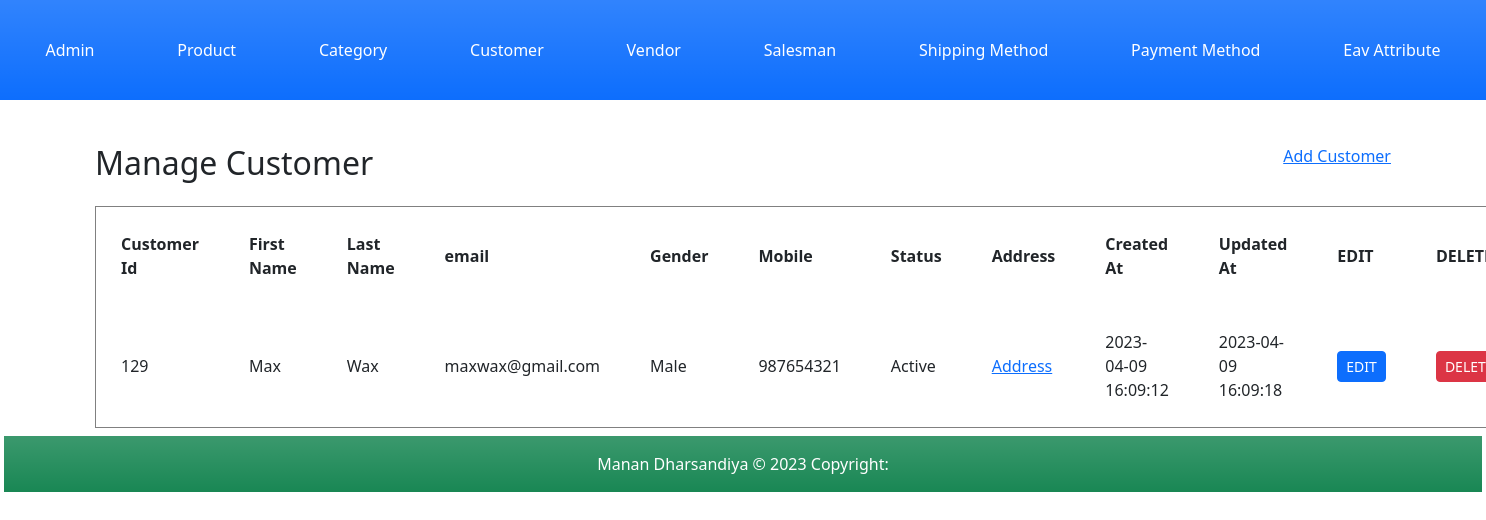
/index.php?c=customer&a=grid, run on the app's committed database.
### tables this page shows
CREATE TABLE `customer` (
  `customer_id` int(11) NOT NULL,
  `first_name` varchar(255) NOT NULL,
  `last_name` varchar(255) NOT NULL,
  `email` varchar(255) NOT NULL,
  `gender` enum('1','2') NOT NULL,
  `mobile` int(10) NOT NULL,
  `status` enum('1','2') NOT NULL,
  `created_at` datetime NOT NULL,
  `updated_at` datetime DEFAULT NULL
);

### Block/Core/Template.php (called while the page is built, shortened)
<?php
class Block_Core_Template extends Model_Core_View
{
	protected $children =  [];
	public function getChildren()
	{
		return $this->children;
	}
	public function addChild($key, $value)
	{
		$this->children[$key] = $value;
		return $this;
	}
}
?>

### Model/Core/View.php (called while the page is built, shortened)
<?php
class Model_Core_View
{
	protected $template = null;
	public function setTemplate($template)
	{
		$this->template = $template;
		return $this;
	}
	public function getTemplate()
	{
		return $this->template;
	}
	public function render()
	{
		require 'View' . DS . $this->getTemplate();
	}
	public function getUrl($action = null, $controller = null, $params = [], $resetParam = false)
	{
		return Ccc::getModel('Core_Url')->getUrl($action, $controller, $params, $resetParam);
	}
}
?>

### Controller/Customer.php (called while the page is built, shortened)
<?php
class Controller_Customer extends Controller_Core_Action
{
	public function gridAction()
	{
		try {
			$layout = $this->getLayout();
			$layout->addContent('grid', $layout->createBlock('Customer_Grid'));
			$layout->render();
		} catch (Exception $e) {
		}
	}
}
?>

### Controller/Core/Front.php (called while the page is built, shortened)
<?php
class Controller_Core_Front
{
	public function init()
	{
		$request = Ccc::getModel('Core_Request');
		$controller = new $controllerClassName();
		$actionName = $request->getActionName().'Action';
		$controller->$actionName();
	}
}
?>

### Index.php (called while the page is built, shortened)
<?php
spl_autoload_register(function ($className) {
    $classPath = str_replace('_', '/', $className);
});
class Ccc
{
	public static function init()
	{
		$front = new Controller_Core_Front();
		$front->init();
	}
	public static function getModel($className)
	{
		return new $className();
	}
}
Ccc::init();
?>

### Model/Core/Url.php (called while the page is built, shortened)
<?php
class Model_Core_Url
{
	public function getUrl($action = null, $controller = null, $params = [], $resetParam = false)
	{
		$request = Ccc::getModel('Core_Request');
		$final = $request->getParams();
		if ($resetParam) {
			$final = [];
		}
		if ($controller) {
			$final['c'] = $controller;
		}
		else {
			$final['c'] = $request->getControllerName();
		}
		if ($action) {
			$final['a'] = $action;
		}
		else {
			$final['a'] = $request->getActionName();
		}
		if ($params) {
			$final = array_merge($final, $params);
		}
		$queryString = http_build_query($final);
		$url = $_SERVER['REQUEST_SCHEME'] . "://" . $_SERVER['HTTP_HOST'] . $_SERVER['SCRIPT_NAME'] . "?" . $queryString;
		return $url;
	}
}
?>

### Model/Core/Request.php (called while the page is built, shortened)
<?php
class Model_Core_Request
{
	public function getParams($key=null, $value=null)
	{
		if ($key == null) {
			return $_GET;
		}
		if (array_key_exists($key, $_GET)) {
			return $_GET[$key];
		}
		return $value;
	}
	public function getActionName()
	{
		return $this->getParams('a', 'grid');
	}
	public function getControllerName()
	{
		return $this->getParams('c', 'product');
	}
}
?>

### Model/Core/Table.php (called while the page is built, shortened)
<?php
class Model_Core_Table
{
	protected $data = [];
	protected $resource = null;
	public function setResourceClass($resourceClass)
	{
		return $this;
	}
	public function setResource($resource)
	{
		$this->resource = $resource;
		return $this;
	}
	public function getResource()
	{
		if ($this->resource) {
			return $this->resource;
		}
		$resource = new $this->resourceClass();
		return $resource;
	}
	public function setCollectionClass($collectionClass)
	{
		return $this;
	}
	public function setCollection($collection)
	{
		return $this;
	}
	public function getCollection()
	{
		$collection = new $this->collectionClass();
		return $collection;
	}
	public function __get($key)
	{
		if (array_key_exists($key, $this->data)) {
			return $this->data[$key];
		}
		return null;
	}
	public function setData($data)
	{
		$this->data = array_merge($this->data, $data);
		return $this;
	}
	public function fetchAll($query)
	{
		$result = $this->getResource()->fetchAll($query);
		$collection = $this->getCollection()->setData($result);
		return $collection;
	}
}
?>

### Block/Customer/Grid.php (called while the page is built, shortened)
<?php
class Block_Customer_Grid extends Block_Core_Template
{
	public function getCustomers()
	{
		$query = "SELECT * FROM `customer` ORDER BY `first_name` DESC;";
		$customers =  Ccc::getModel('Customer')->fetchAll($query);
		return $customers->getData();
	}
}
?>

### Model/Core/Adapter.php (called while the page is built, shortened)
<?php
class Model_Core_Adapter
{
	public $config = [
		'host' => 'localhost',
		'username' => 'root',
		'password' => '',
		'dbname' => 'newmvc-manan_dharsandiya'
	];
	public function connect(){
		$connect = mysqli_connect(
			$this->config['host'],
			$this->config['username'],
			$this->config['password'],
			$this->config['dbname']
		);
		return $connect;
	}
	public function fetchAll($query){
		$connect = $this->connect();
		$result = mysqli_query($connect, $query);
		if ($result->num_rows > 0) {
			return $result->fetch_all(MYSQLI_ASSOC);
		}
		return false;
	}
}
?>

### Model/Core/Table/Resource.php (called while the page is built, shortened)
<?php
class Model_Core_Table_Resource
{
	public function getAdapter()
	{
		$adapter = Ccc::getModel('Core_Adapter');
		return $adapter;
	}
	public function fetchAll($query)
	{
		return $this->getAdapter()->fetchAll($query);
	}
}
?>

### Model/Core/Table/Collection.php (called while the page is built, shortened)
<?php
class Model_Core_Table_Collection
{
	protected $data = [];
	public function setData($data)
	{
		$this->data = array_merge($this->data, $data);
		return $this;
	}
	public function getData()
	{
		return $this->data;
	}
}
?>

### Model/Customer.php (called while the page is built, shortened)
<?php
class Model_Customer extends Model_Core_Table
{
	public function getStatusOptions()
	{
		return [
			self::STATUS_ACTIVE => self::STATUS_ACTIVE_LBL,
			self::STATUS_INACTIVE => self::STATUS_INACTIVE_LBL
		];
	}
	public function getGenderOptions()
	{
		return [
			self::GENDER_MALE => self::GENDER_MALE_LBL,
			self::GENDER_FEMALE => self::GENDER_FEMALE_LBL
		];
	}
	public function getStatusText()
	{
		$statues = $this->getStatusOptions();
		if (array_key_exists($this->status, $statues)) {
			return $statues[$this->status];
		}
		return $statues[self::STATUS_DEFAULT];
	}
	public function getGenderText()
	{
		$genders = $this->getGenderOptions();
		if (array_key_exists($this->gender, $genders)) {
			return $genders[$this->gender];
		}
		return $genders[self::GENDER_DEFAULT];
	}
}
?>

### View/customer/grid.phtml (the view)
<?php
$customers = $this->getCustomers();
?>
<div class="container">
	<div class="row mb-3">
		<div class="col-md-6">
			<h2>Manage Customer</h2>
		</div>
			<div class="col-md-6 text-end">
		<a href="<?php echo $this->getUrl('add', null, [], true);?>">Add Customer</a>
	</div>
</div>
<table width="100%" cellpadding="25%" border="1px">
	<?php if (!$customers): ?>
	<tr>
		<td colspan="8" align="center"><b>No data found.</b></td>
	</tr>
	<?php else: ?>
	<tr>
		<th>Customer Id</th>
		<th>First Name</th>
		<th>Last Name</th>
		<th>email</th>
		<th>Gender</th>
		<th>Mobile</th>
		<th>Status</th>
		<th>Address</th>
		<th>Created At</th>
		<th>Updated At</th>
		<th>EDIT</th>
		<th>DELETE</th>
	</tr>
	<?php foreach ($customers as $customer) : ?>
	<tr>
		<td><?php echo $customer->customer_id; ?></td>
		<td><?php echo $customer->first_name; ?></td>
		<td><?php echo $customer->last_name; ?></td>
		<td><?php echo $customer->email; ?></td>
		<td><?php echo $customer->getGenderText(); ?></td>
		<td><?php echo $customer->mobile; ?></td>
		<td><?php echo $customer->getStatusText(); ?></td>
		<td><a href="<?php echo $this->getUrl('', null, ['id'=> $customer->customer_id]);?>">Address</a></td>
		<td><?php echo $customer->created_at; ?></td>
		<td><?php echo $customer->updated_at; ?></td>
		<td><a href="<?php echo $this->getUrl('edit', null, ['id'=> $customer->customer_id]);?>"class="btn btn-sm btn-primary">EDIT</a></td>
		<td><a href="<?php echo $this->getUrl('delete', null, ['id'=> $customer->customer_id]);?>"class="btn btn-sm btn-danger">DELETE</a></td>
	</tr>
	<?php endforeach; ?>
	<?php endif; ?>
</table>

### View/html/content.phtml
<?php
$children = $this->getChildren();
foreach ($children as $child) {
	$child->render();
}
?>

### data on the page
customer: customer_id "129", first_name "Max", last_name "Wax", email "maxwax@gmail.com", gender "Male", mobile "987654321", status "Active", created_at "2023-04-09 16:09:12", updated_at "2023-04-09 16:09:18"
